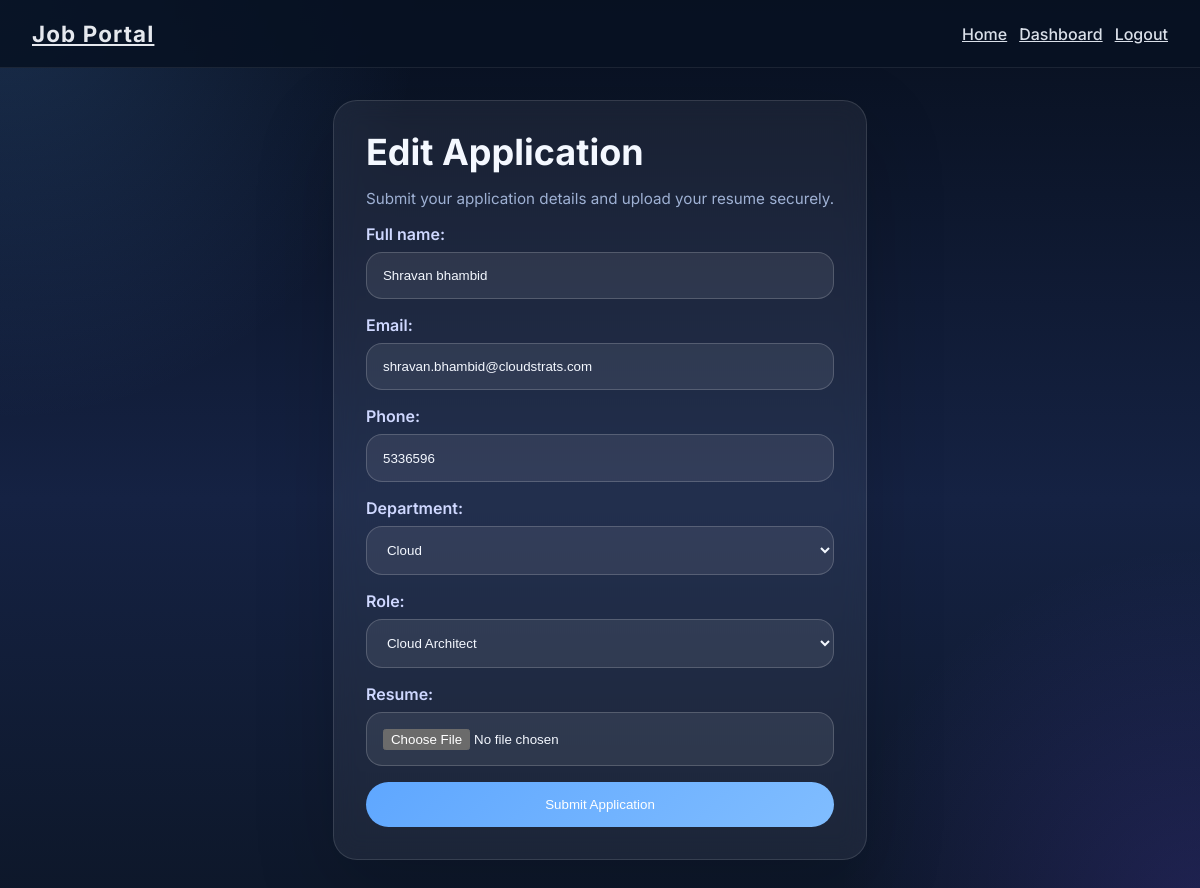
Screenshot of /app2/application/4/edit/ (signed in) with the database file from the repository.
### app2/models.py (models this page shows, shortened)
class App2Data(models.Model):
    user = models.ForeignKey(
        User,
        on_delete=models.CASCADE,
        related_name='applications',
        db_column='user_id',
    )
    full_name = models.CharField(max_length=200, blank=True, default='')
    email = models.EmailField(blank=True, default='')
    phone = models.CharField(max_length=30, blank=True, default='')
    department = models.CharField(
        max_length=20,
        choices=DEPARTMENT_CHOICES,
        blank=True,
        default=DEPARTMENT_IT,
    )
    role = models.CharField(
        max_length=40,
        choices=ROLE_CHOICES,
        blank=True,
        default='Software Developer',
    )
    resume = models.FileField(upload_to='resumes/', blank=True, null=True)
    status = models.CharField(max_length=20, choices=STATUS_CHOICES, default=STATUS_PENDING)
    created_at = models.DateTimeField(auto_now_add=True)
    updated_at = models.DateTimeField(auto_now=True)
    class Meta:
        unique_together = ('user', 'department', 'role')
        ordering = ['-created_at']

### app2/views.py (the view)
# urls.py: path('application/<int:pk>/edit/', views.App2DataUpdateView.as_view(), name='app2-edit'),
class App2DataUpdateView(LoginRequiredMixin, App2OwnerMixin, UpdateView):
    model = App2Data
    form_class = App2DataForm
    template_name = 'app2/form.html'
    success_url = reverse_lazy('app2-user-dashboard')

### app2/forms.py (shortened to what this page needs)
class App2DataForm(forms.ModelForm):
    class Meta:
        model = App2Data
        fields = ['full_name', 'email', 'phone', 'department', 'role', 'resume']
        widgets = {
            'full_name': forms.TextInput(attrs={'class': 'form-control'}),
            'email': forms.EmailInput(attrs={'class': 'form-control'}),
            'phone': forms.TextInput(attrs={'class': 'form-control'}),
            'department': forms.Select(attrs={'class': 'form-control', 'id': 'department-select'}),
            'role': forms.Select(attrs={'class': 'form-control', 'id': 'role-select'}),
            'resume': forms.ClearableFileInput(attrs={'class': 'form-control-file'}),
        }

### app2/views.py (called while the page is built)
    def test_func(self):
        obj = self.get_object()
        return (
            self.request.user == obj.user
            or self.request.user.groups.filter(name__in=['admin', 'hr']).exists()
            or self.request.user.is_superuser
        )

### app2/templates/app2/form.html (shortened to what this page needs)
{% extends 'mainapp/base.html' %}
{% block content %}
<div class="section-card form-card">
    <h2>{% if object %}Edit Application{% else %}Apply for a Job{% endif %}</h2>
    <p class="small-text">Submit your application details and upload your resume securely.</p>
    <form method="post" enctype="multipart/form-data">
        {{ form.as_p }}
        <button type="submit" class="button full">Submit Application</button>
    </form>
</div>
{% endblock %}

### mainapp/templates/mainapp/base.html (style rules this page uses)
:root { color-scheme: dark; --bg: #0d1729; --surface: rgba(255,255,255,.08); --surface-strong: rgba(255,255,255,.12); --text: #edf2fb; --muted: #9fb1d4; --primary: #5fa7ff; --primary-strong: #80bdff; --border: rgba(255,255,255,.12); }
* { box-sizing: border-box; }
body { margin: 0; min-height: 100vh; background: radial-gradient(circle at top left, rgba(95,167,255,.18), transparent 28%), radial-gradient(circle at bottom right, rgba(112,81,255,.18), transparent 24%), linear-gradient(180deg, #08101f 0%, #152243 55%, #0d1729 100%); color: var(--text); font-family: 'Inter', system-ui, sans-serif; }
.card, .section-card { background: rgba(255,255,255,.06); border: 1px solid rgba(255,255,255,.12); border-radius: 24px; box-shadow: 0 28px 80px rgba(0,0,0,.18); padding: 1.75rem; color: var(--text); }
.section-card { padding: 2rem; backdrop-filter: blur(12px); }
h1, h2, h3, h4 { margin: 0; color: #f4f8ff; line-height: 1.1; }
h2 { margin-bottom: 1rem; font-size: clamp(1.9rem, 3vw, 2.4rem); }
.button, button { display: inline-flex; align-items: center; justify-content: center; padding: 0.95rem 1.4rem; border-radius: 999px; border: none; background: linear-gradient(135deg, var(--primary), var(--primary-strong)); color: #fff; cursor: pointer; text-decoration: none; transition: transform .2s ease, box-shadow .2s ease; }
form { margin-top: 1rem; }
label { display: block; margin-top: 1rem; color: #cfd8ff; font-weight: 600; }
input, textarea, select { width: 100%; padding: 0.95rem 1rem; border-radius: 16px; border: 1px solid rgba(255,255,255,.18); background: rgba(255,255,255,.08); color: #f4f8ff; margin-top: 0.5rem; outline: none; transition: border-color 0.2s ease, box-shadow 0.2s ease, background 0.2s ease; }
.form-card { max-width: 540px; margin: 0 auto; }
.small-text { color: var(--muted); font-size: 0.95rem; }
.button.full { width: 100%; }

### rows the page displays
App2Data: full_name "Shravan bhambid", email "shravan.bhambid@cloudstrats.com", phone "5336596", department "Cloud", role "Cloud Architect"
